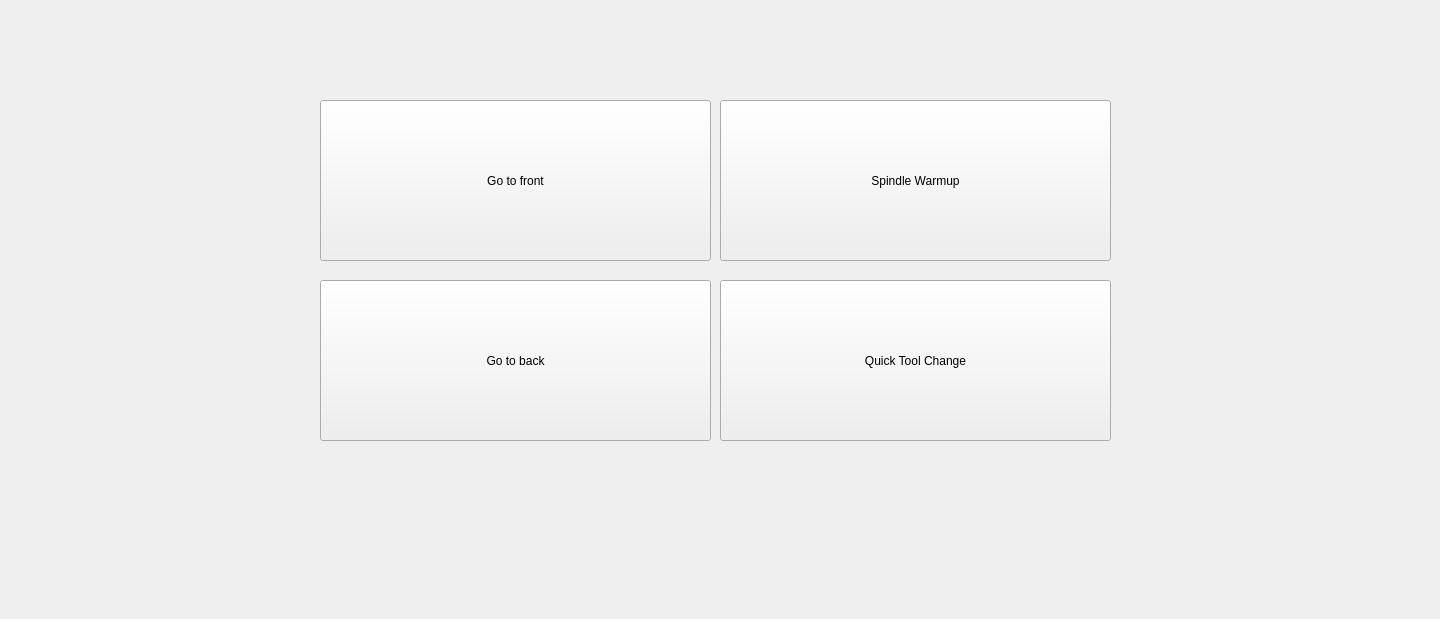
<?xml version="1.0" encoding="UTF-8"?>
<ui version="4.0">
 <class>USER</class>
 <widget class="QWidget" name="USER">
  <property name="geometry">
   <rect>
    <x>0</x>
    <y>0</y>
    <width>1440</width>
    <height>619</height>
   </rect>
  </property>
  <property name="maximumSize">
   <size>
    <width>1645</width>
    <height>619</height>
   </size>
  </property>
  <property name="windowTitle">
   <string>USER MAIN</string>
  </property>
  <property name="sidebar" stdset="0">
   <bool>false</bool>
  </property>
  <widget class="SubCallButton" name="subcallbutton">
   <property name="geometry">
    <rect>
     <x>720</x>
     <y>280</y>
     <width>391</width>
     <height>161</height>
    </rect>
   </property>
   <property name="text">
    <string>Quick Tool Change</string>
   </property>
   <property name="filename" stdset="0">
    <string>quicktoolchange.ngc</string>
   </property>
  </widget>
  <widget class="SubCallButton" name="subcallbutton_2">
   <property name="geometry">
    <rect>
     <x>720</x>
     <y>100</y>
     <width>391</width>
     <height>161</height>
    </rect>
   </property>
   <property name="text">
    <string>Spindle Warmup</string>
   </property>
   <property name="filename" stdset="0">
    <string>spindle_warmup2.ngc</string>
   </property>
  </widget>
  <widget class="SubCallButton" name="subcallbutton_4">
   <property name="geometry">
    <rect>
     <x>320</x>
     <y>100</y>
     <width>391</width>
     <height>161</height>
    </rect>
   </property>
   <property name="text">
    <string>Go to front</string>
   </property>
   <property name="filename" stdset="0">
    <string>gotofront.ngc</string>
   </property>
  </widget>
  <widget class="SubCallButton" name="subcallbutton_3">
   <property name="geometry">
    <rect>
     <x>320</x>
     <y>280</y>
     <width>391</width>
     <height>161</height>
    </rect>
   </property>
   <property name="text">
    <string>Go to back</string>
   </property>
   <property name="filename" stdset="0">
    <string>gotoback.ngc</string>
   </property>
  </widget>
 </widget>
 <customwidgets>
  <customwidget>
   <class>SubCallButton</class>
   <extends>QPushButton</extends>
   <header>qtpyvcp.widgets.button_widgets.subcall_button</header>
  </customwidget>
 </customwidgets>
 <resources/>
 <connections/>
</ui>
